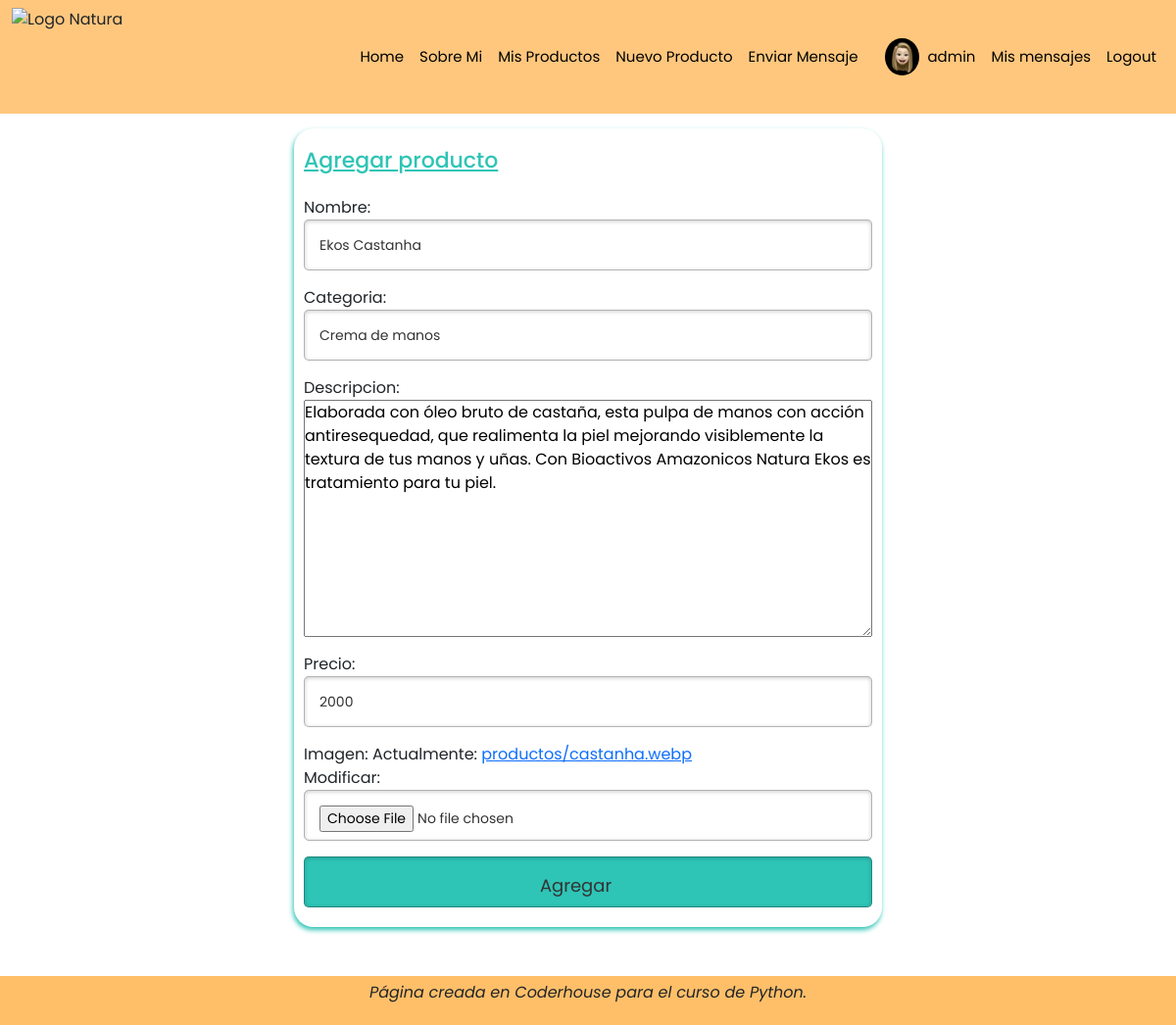
The app's page /productos/1/update (signed in) with its own data.
### natura/models.py (models this page shows, shortened)
class Profile(models.Model):
    user = models.OneToOneField(to=User, on_delete=models.CASCADE, related_name='profile')
    imagen = models.ImageField(upload_to='profiles')

class Producto(models.Model):
    nombre = models.CharField(max_length=100)
    categoria = models.CharField(max_length=250)
    descripcion = models.TextField(max_length=1000)
    precio = models.CharField(max_length=100)
    fecha = models.DateTimeField(auto_now_add=True)
    publicado = models.ForeignKey(to=User, on_delete=models.CASCADE, related_name="publicado")
    imagen = models.ImageField(upload_to='productos')

### natura/views.py (the view, shortened to what this page needs)
# urls.py: path('productos/<pk>/update', ProductUpdate.as_view(), name='productos-update'),
class ProductUpdate(LoginRequiredMixin, UserPassesTestMixin, UpdateView):
    model = Producto
    success_url = reverse_lazy('productos-list')
    fields = ['nombre', 'categoria', 'descripcion', 'precio', 'imagen']
    def test_func(self):
        user_id = self.request.user.id
        product_id = self.kwargs.get('pk')
        return Producto.objects.filter(publicado=user_id, id=product_id).exists()

### natura/templates/natura/producto_form.html (shortened to what this page needs)
{% extends 'natura/base.html' %}
{% block main %}
<div class="formularioDesign">
    <h2>Agregar producto</h2>
    <form method="POST" enctype="multipart/form-data">
        {{form.as_p}}
        <input type="submit" value="Agregar">
    </form>
</div>
{% endblock %}

### natura/templates/natura/base.html (shortened to what this page needs)
<!DOCTYPE html>
<html lang="es">
<head>
    {% load static %}
    <link href="{% static 'natura/css/bootstrap.min.css' %}" rel="stylesheet">
    <link href="{% static 'natura/css/carousel.css' %}" rel="stylesheet">
    <link href="{% static 'natura/css/main.css' %}" rel="stylesheet">
</head>
<body>
    <header class="header">
        <nav class="navbar navbar-expand-md navbar-custom">
            <div class="container-fluid">
                <img src="https://logotipoz.com/wp-content/uploads/2021/10/natura-png-transparente.png"
                    alt="Logo Natura" class="logo-natura">
                <div class="collapse navbar-collapse" id="navbarCollapse">
                    <ul class="navbar-nav ms-auto mb-2 mb-md-0">
                        <li class="nav-item">
                            <a class="nav-link active" aria-current="page" href="{% url 'index' %}">Home</a>
                        </li>
                        <li class="nav-item">
                            <a class="nav-link" href="{% url 'about' %}">Sobre Mi</a>
                        </li>
                        <li class="nav-item">
                            <a class="nav-link" href="{% url 'productos-list' %}">Mis Productos</a>
                        </li>
                        {% if user.is_authenticated %}
                        <li class="nav-item">
                            <a class="nav-link" href="{% url 'productos-create' %}">Nuevo Producto</a>
                        </li>
                        {% endif %}
                        <li class="nav-item">
                            <a class="nav-link" href="{% url 'mensaje-enviar' %}">Enviar Mensaje</a>
                        </li>
                        {% if user.profile.imagen %}
                            <a href="{% url 'profile-detail' user.profile.id %}">
                                <img src="{{user.profile.imagen.url}}" class="profile-image">
                            </a>
                        {% endif %}
                        {% if user.is_authenticated %}
                        <li class="nav-item">
                            <a class="nav-link" href="{% url 'profile-detail' user.profile.id %}">{{user.username}}</a>
                        </li>
                        <li class="nav-item">
                            <a class="nav-link" href="{% url 'mensaje-list' %}">Mis mensajes</a>
                        </li>
                        <li class="nav-item">
                            <a class="nav-link" href="{% url 'logout' %}"> Logout</a>
                        </li>
                        {% endif %}
                    </ul>
                </div>
            </div>
        </nav>
    </header>
    {% block main %}
    {% endblock %}
    <footer class="container-fluid footer">
        <p>Página creada en Coderhouse para el curso de Python.</p>
    </footer>
</body>
</html>

### natura/static/natura/css/main.css (style rules this page uses)
* { margin: 0; padding: 0; box-sizing: border-box; }
body { font-family: "Poppins", sans-serif; margin-bottom: 100px; }
.navbar-custom { background-color: #ffbe69dc; }
.logo-natura { height: 100px; }
h2 { font-size: 22px; text-decoration: underline; padding: 20px 10px 15px 10px; color: #2ec4b6; }
ul { list-style: none; }
.nav-item a { color: black; font-size: 15px; }
.formularioDesign { width: 50%; border: 1px solid #2EC4B6(0, 0, 0, 0.147); border-radius: 20px; margin: auto; margin-top: 15px; box-shadow: -1px 3px 5px 0px #2ec4b6; }
.formularioDesign form { padding: 0 10px 20px 10px; }
.formularioDesign form input { width: 100%; height: 52px; color: #333333; padding: 15px 40px 15px 15px; border-radius: 5px; font-size: 14px; outline: none; border: 1px solid rgba(0, 0, 0, 0.3); box-shadow: inset 0 1px 4px rgba(0, 0, 0, 0.2); }
.formularioDesign form input[type="submit"] { width: 100%; height: 52px; background-color: #2ec4b6; padding: 15px 40px 15px 15px; border-radius: 5px; font-size: 18px; outline: none; border: 1px solid rgba(0, 0, 0, 0.3); box-shadow: inset 0 1px 4px rgba(0, 0, 0, 0.2); }
.footer { background-color: #ffbf69; height: 50px; margin-top: 20px; display: flex; justify-content: center; align-items: center; position: fixed; bottom: 0; }
.footer p { font-style: italic; }
.profile-image { width: 35px; height: 100%; border-radius: 50%; margin-left: 20px; }
textarea { display: grid; width: 100%; }

### records on screen
Producto: nombre "Ekos Castanha", categoria "Crema de manos", descripcion "Elaborada con óleo bruto de castaña, esta pulpa de manos con acción antiresequedad, que realimenta la piel mejorando visiblemente la textura de tus manos y uñas. Con Bioactivos Amazonicos Natura Ekos es tratamiento para tu piel.", precio "2000"

### other values on screen
{{ user.username }} "admin"
